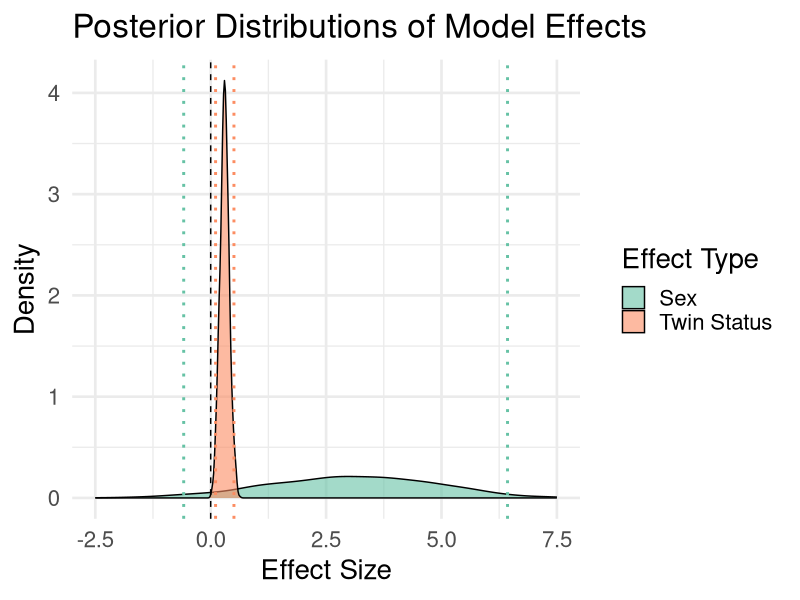

This figure's R source: (Note: this script raises an error after producing the figure.)

# Load necessary libraries
library(ggplot2)
library(dplyr)

# Set seed for reproducibility
set.seed(123)

# Generate posterior distributions
n_samples <- 1000  # Number of posterior samples

# 1. Significant effect, low magnitude, low variance
posterior_significant <- rnorm(n_samples, mean = 0.30, sd = 0.1)  # Narrow distribution

# 2. High magnitude effect, high variance, insignificant
posterior_insignificant <- rnorm(n_samples, mean = 3.0, sd = 1.8)  # Wide distribution


# Combine the data into a single data frame
posterior_data <- data.frame(
  Value = c(posterior_significant, posterior_insignificant),
  Type = rep(c("Significant Effect", "Insignificant Effect"), each = n_samples)
)

# Calculate 95% confidence intervals for each distribution
ci_data <- posterior_data %>%
  group_by(Type) %>%
  summarise(
    LowerCI = quantile(Value, 0.025),  # 2.5th percentile
    UpperCI = quantile(Value, 0.975),  # 97.5th percentile
    Mean = mean(Value),
    P_value = 2 * min(mean(Value > 0), mean(Value < 0))  # Two-tailed p-value
  )

# Print the confidence intervals and p-values
print(ci_data)

# Plot the posterior distributions

pal <- RColorBrewer::brewer.pal(4, "Set2")

ggplot(posterior_data %>% 
         filter(Type=="Significant Effect"), aes(x = Value, fill = Type)) +
  geom_density(alpha = 0.6, fill=pal[2]) +
  geom_vline(xintercept = 0, linetype = "dashed", color = "black") +
  geom_vline(data = ci_data %>%  filter(Type=="Significant Effect"), 
             aes(xintercept = LowerCI), 
             linetype = "dotted", size=1, colour=pal[2]) +
  geom_vline(data = ci_data %>% filter(Type=="Significant Effect"), 
             aes(xintercept = UpperCI), 
             linetype = "dotted", size=1, colour=pal[2]) +
  #facet_wrap(~ Type) +
  labs(
    title = "Posterior Distributions of Model Effects",
    x = "Effect Size",
    y = "Density",
    fill = "Effect Type"
  ) +
  scale_x_continuous(limits=c(-2.5, 7.5)) + 
  theme_minimal(base_size=20) +
  theme(legend.position = "none") -> Twin 

ggplot(posterior_data, aes(x = Value, fill = Type)) +
  geom_density(alpha = 0.6) +
  geom_vline(xintercept = 0, linetype = "dashed", color = "black") +
  geom_vline(data = ci_data, aes(xintercept = LowerCI, color = Type), 
             linetype = "dotted", size=1) +
  geom_vline(data = ci_data, aes(xintercept = UpperCI, color = Type), 
             linetype = "dotted", size=1) + 
  #facet_wrap(~ Type) +
  labs(
    title = "Posterior Distributions of Model Effects",
    x = "Effect Size",
    y = "Density",
    fill = "Effect Type"
  ) +
  scale_x_continuous(limits=c(-2.5, 7.5)) + 
  theme_minimal(base_size=20) +
  #theme(legend.position = "none") +
  scale_fill_manual(values = pal[1:2], labels= c("Sex", "Twin Status")) + 
  scale_colour_manual(values = pal[1:2], 
                      labels= c("Sex", "Twin Status"), guide = "none")-> Comp 


Twin + ggsave('Figures/SignifPosterior.png', units ="mm", 
              height = 180, width = 180)

### now let's add a grouping variable 

# Number of posterior samples
n_samples <- 1000

# Generate posterior distributions
posterior_significant <- rnorm(n_samples, mean = 0.30, sd = 0.1)  # Narrow, significant
posterior_group1 <- rnorm(n_samples, mean = 5.0, sd = 0.5)  # Significant subgroup
posterior_group2 <- rnorm(n_samples, mean = 1, sd = 1.5)  # Insignificant subgroup

# Combine into a single data frame
posterior_data <- data.frame(
  Value = c(posterior_significant, posterior_group1, posterior_group2),
  Type = c(
    rep("Significant Effect", n_samples),
    rep("Subgroup 1 (Significant)", n_samples),
    rep("Subgroup 2 (Insignificant)", n_samples)
  )
)

# Calculate 95% confidence intervals and p-values for each group
ci_data <- posterior_data %>%
  group_by(Type) %>%
  summarise(
    LowerCI = quantile(Value, 0.025),  # 2.5th percentile
    UpperCI = quantile(Value, 0.975),  # 97.5th percentile
    Mean = mean(Value),
    P_value = 2 * min(mean(Value > 0), mean(Value < 0))  # Two-tailed p-value
  )

# Print the confidence intervals and p-values
print(ci_data)

# Plot the posterior distributions with confidence intervals
ggplot(posterior_data, aes(x = Value, fill = Type)) +
  geom_density(alpha = 0.6) +
  geom_vline(data = ci_data, aes(xintercept = LowerCI, color = Type), linetype = "dotted") +
  geom_vline(data = ci_data, aes(xintercept = UpperCI, color = Type), linetype = "dotted") +
  geom_vline(xintercept = 0, linetype = "dashed", color = "black") +
  #facet_wrap(~ Type) +
  labs(
    title = "Posterior Distributions with Subgroup Accounted for",
    x = "Effect Size",
    y = "Density",
    fill = "Effect Type"
  ) +
  theme_minimal() +
  theme(legend.position = "none") +
  scale_fill_manual(values = pal[c(2,1,3)], labels= c("Twin Status", "Female - Calved",
                                                   "Female - No Calf")) + 
  scale_colour_manual(values = pal[c(2,1,3)], 
                      labels= c("Twin Status", "Female - Calved",
                                "Female - No Calf"), guide = "none")


